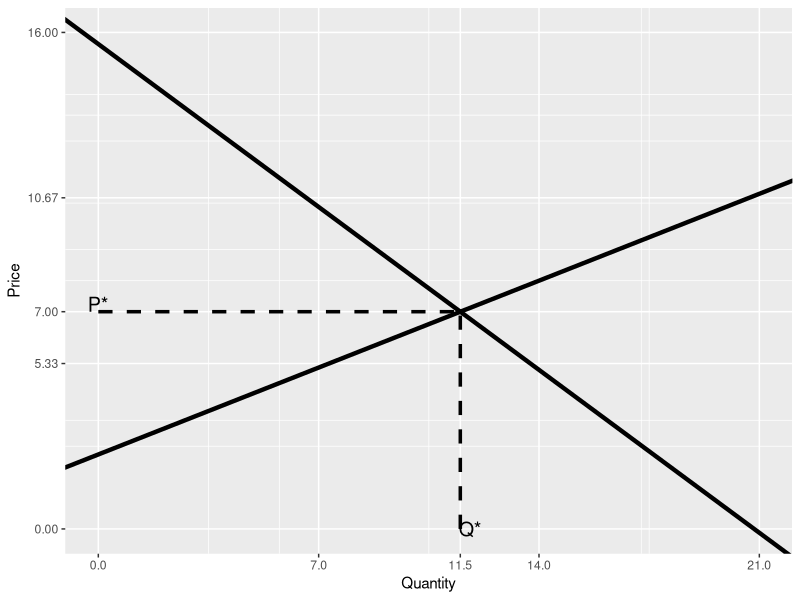

Source code (R):
## ---- chunk 1

library(ggplot2)

demand_slope <- -0.75
demand_intercept <- 15.625
supply_slope <- 0.4
supply_intercept <- 2.4
max_y <- ceiling(demand_intercept)
max_x <- ceiling(-demand_intercept/demand_slope)
q_equilibrum <- solve(demand_slope-supply_slope,-(demand_intercept-supply_intercept))
p_equilibrum <- demand_slope*q_equilibrum+demand_intercept

ggplot(data=NULL,aes(x=x,y=y))+
      geom_abline(aes(intercept=demand_intercept,slope=demand_slope),size=1.5)+
      labs(x='Quantity',y='Price')+
      geom_abline(aes(intercept=supply_intercept,slope=supply_slope),size=1.5)+
      geom_segment(aes(x=q_equilibrum,y=0,xend=q_equilibrum,yend=p_equilibrum),size=1.2,linetype=2)+
      geom_segment(aes(x=0,y=p_equilibrum,xend=q_equilibrum,yend=p_equilibrum),size=1.2,linetype=2)+
      scale_x_continuous(breaks=c(q_equilibrum,round(seq(0,max_x,length.out=4),2)),limits=c(0,max_x))+
      scale_y_continuous(breaks=c(p_equilibrum,round(seq(0,max_y,length.out=4),2)),limits=c(0,max_y))+
      annotate('text',label='Q*',x=q_equilibrum+0.015*max_x,y=0,size=5)+
      annotate('text',label='P*',x=0,y=p_equilibrum+0.015*max_y,size=5)

